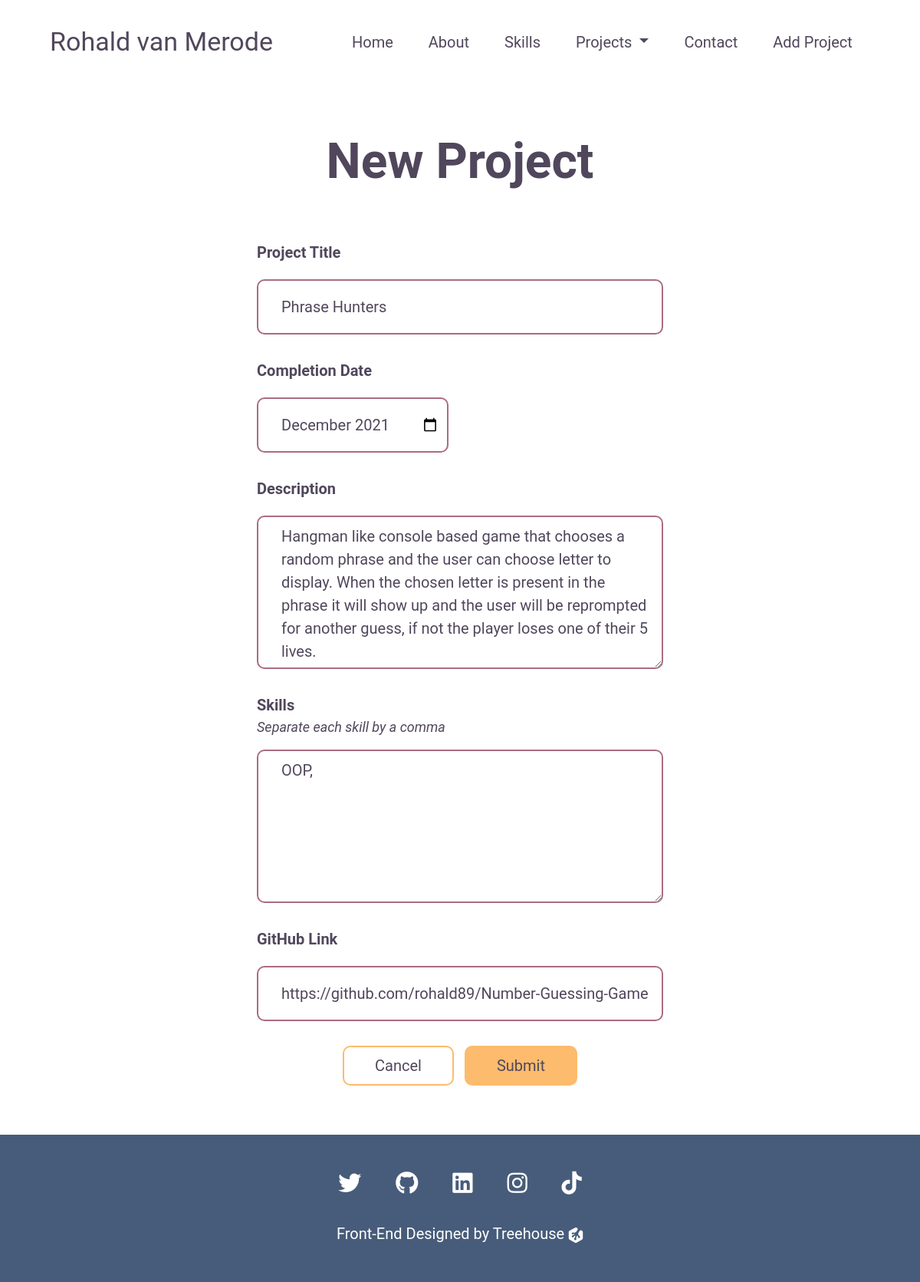
The page /projects/3/edit on the database as committed earlier.
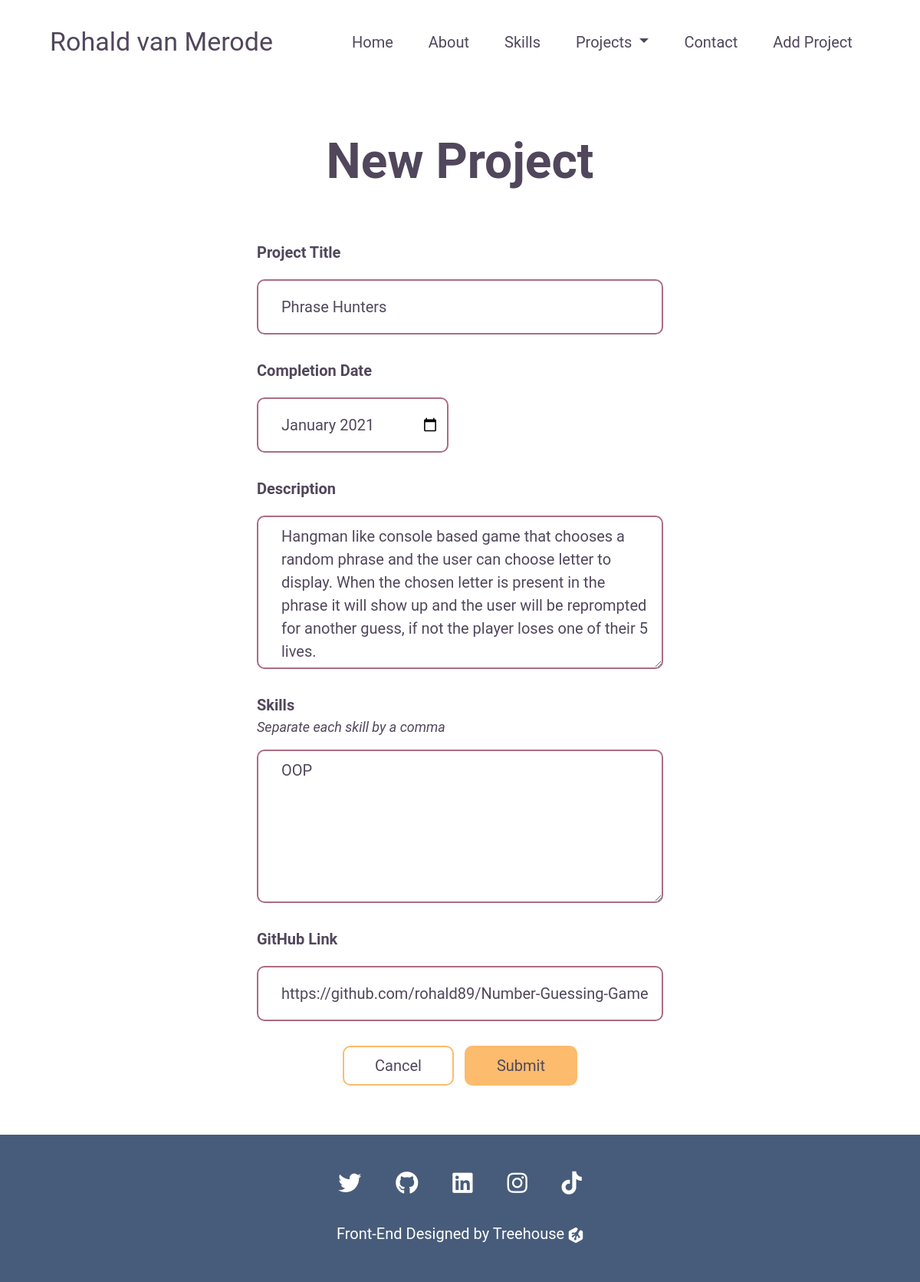
The same page on the database as committed later.
### models.py (models this page shows)
class Project(db.Model):
    id = db.Column(db.Integer, primary_key=True)
    title = db.Column('Title', db.String())
    completion_date = db.Column('Completion Date', db.DateTime)
    description = db.Column('Description', db.Text)
    skills = db.Column('Skills', db.String())
    github = db.Column('Github', db.String())
    screenshot = db.Column('Screenshot URL', db.String())

### app.py (the view, shortened to what this page needs)
@app.route('/projects/<id>/edit', methods=['GET', 'POST'])
def edit_project(id):
    project = Project.query.get_or_404(id)
    date = project.completion_date.strftime('%Y-%d')
    return render_template('editform.html', project=project, date=date)

### templates/editform.html (shortened to what this page needs)
{% extends 'layout.html' %}
{% block content %}
    <section class="header">
        <h1>New Project</h1>
    </section>
    <section id="form">
        <form action="{{ url_for('edit_project', id=project.id) }}" method="POST">
            <label for="title">Project Title</label>
            <input type="text" name="title" id="title" placeholder="Project Name" required value="{{project.title}}">
            <label for="date">Completion Date</label>
            <input type="month" name="date" id="date" required value="{{date}}">
            <label for="description">Description</label>
            <textarea name="desc" id="description" cols="30" rows="20" placeholder="Description" required>{{project.description}}</textarea>
            <label for="skills-list" id="skills-label">Skills</label>
            <p>Separate each skill by a comma</p>
            <textarea name="skills" id="skills-list" cols="30" rows="10" placeholder="Skill, Skill" required>{{ project.skills }}</textarea>
            <label for="github">GitHub Link</label>
            <input type="url" name="github" id="github" placeholder="Link to the repo" required value="{{project.github}}">
            <div>
                <button type="reset">Cancel</button>
                <button type="submit">Submit</button>
            </div>
        </form>
    </section>
    <section class="footer">
        <div class="socials">
            <a href="">
                <i class="fab fa-twitter"></i>
            </a>
            <a href="">
                <i class="fab fa-github"></i>
            </a>
            <a href="">
                <i class="fab fa-linkedin"></i>
            </a>
            <a href="">
                <i class="fab fa-instagram"></i>
            </a>
            <a href="">
                <i class="fab fa-tiktok"></i>
            </a>
        </div>
        <div class="treehouse">
            <p>
                Front-End Designed by
                <a href="https://teamtreehouse.com">
                    Treehouse
                </a>
            </p>
        </div>
    </section>
{% endblock %}

Rows that differ between the two databases and show on the page:
changed Project "Phrase Hunters": skills "OOP," → "OOP"
Other text that changed with them:
form field date: "2021-12" → "2021-01"
